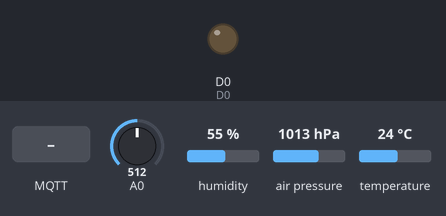
A sketch run on a simulated ESP8266 (NodeMCU). Shown: output pins drawn as LEDs (lit = HIGH). The inputs (shaded band) are chosen by the test bench; at power-on: A0 = 512, humidity 55 %, air pressure 1013 hPa, temperature 24 °C. WiFi joins after 1.5 s; servers stay silent unless stated; no MQTT or app messages arrive unless stated; pins used as bus, display or sensor lines are not drawn; what the sketch prints to the serial monitor is not drawn.

Above: at 2.7 s.
2.8 s: MQTT message "1" arrives on the first subscribed topic
At 11.2 s:
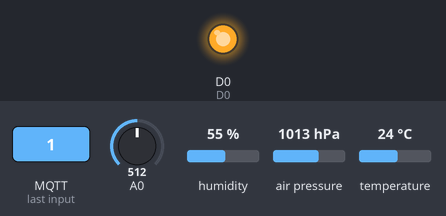
16.8 s: MQTT message "on" arrives on the first subscribed topic
22.4 s: MQTT message "off" arrives on the first subscribed topic
Timing chart, 0 to 33.5 s (numbered marks = the images above; inputs shaded):
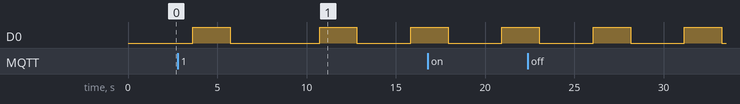

The sketch:

farmIOTv6_Bi_callback.ino
```cpp
// (licence header left out)
#include <PubSubClient.h>
#include <ESP8266WiFi.h>

#include <Adafruit_Sensor.h>
#include <DHT.h>
#include <DHT_U.h>
#include <Adafruit_BMP280.h>

#define wifi_ssid "xxxxxxx"
#define wifi_password "xxxxxx"
#define mqtt_server "192.168.1.100" //pi zero server
uint16_t mqtt_port=1883;
///Only for external brokers
#define ext_mqtt_server "m23.cloudmqtt.com"
uint16_t ext_mqtt_port=10760;
#define username="xxxxxx"
#define mqtt_user "xxxxxx"
#define mqtt_password "xxxxxx"
//topics
#define bmp_pressure "bmp/pressure"
#define bmp_temperature "bmp/temperature"
#define dht_temperature "DHT/temperature"
#define sensor_soil "sensor/soil"
#define dht_humidity "DHT/humidity"
#define i0_topic "GPI/i0"
#define i1_topic "GPI/i1"
#define i2_topic "GPI/i2"
#define DHTTYPE DHT22 //DHT22(AM2302),AM2321
#define state_topic "state"
#define ip_topic "IP"

WiFiClient espClient;
PubSubClient client(espClient);
PubSubClient extClient(espClient);

int DHTPIN=0; //D3

#define DHTTYPE DHT22 //AM23302
DHT_Unified dht(DHTPIN,DHTTYPE);
Adafruit_BMP280 bmp;//I2C

////PinOut del NodeMCU
#define D0 16
#define D1 5 //scl
#define D2 4 //sda
#define D3 0 //dht
#define D4 2 //EnableSensor
#define D5 14 //led
#define D6 12 //led
#define D7 13
#define D8 15
////
long lastMsg=0;
float temp=0.0;
float pressure=0.0;
float newTemp=0.0;
float newPressure=0.0;
int soil=0;
int newSoil=0;
float humidity=0.0;
float newhumidity=0.0;
float newSoilValue=0.0;
float temp1=0.0;
float newTemp1=0.0;
float altitud=0.0;
float newAltitud=0.0;

int err=0;
int MS=10;
int timer=100;
int frecu=0;
int lastSend=0;
////
void callback(char* topic,byte* payload,unsigned int length);

void parpadeo(int frec){
  digitalWrite(D5,HIGH);
  digitalWrite(D6,LOW);
  delay(frec);
  digitalWrite(D5,LOW);
  digitalWrite(D6,HIGH);
  delay(frec);
  digitalWrite(D5,HIGH);
  digitalWrite(D6,LOW);
  delay(frec);
  digitalWrite(D5,LOW);
  digitalWrite(D6,HIGH);
  delay(frec);
}
void setup_wifi(){
  delay(10);
  //Start connection to a WiFi network
  Serial.println();
  Serial.print("Connecting to ");
  Serial.println(wifi_ssid);
  WiFi.begin(wifi_ssid,wifi_password);
  while (WiFi.status() !=WL_CONNECTED){
    delay(500);
    Serial.print(".");
  }
  Serial.println("");
  Serial.println("WiFi connected");
  Serial.print("IP address: ");
  Serial.println(WiFi.localIP());

}
void reconnect(){
  //loop until reconnected
  while (!client.connected()||!extClient.connected()){
    //I don´t use username and password yet , if I´ll want use user and password
    if(client.connect("Sergio",mqtt_user,mqtt_password)&& extClient.connect("Sergio",mqtt_user,mqtt_password))
    //if(client.connect("ESP8266Client"))
    {

        client.subscribe(i0_topic);
        client.subscribe(i1_topic);
//        client.publish(ip_topic,String(WiFi.localIP()),true);
    }else{
      Serial.print("failed, rc=");
      Serial.print(client.state());
      Serial.println(" try again in 5 seconds");
      //wait 5 seconds before retry
      delay(5000);
    }
  }

}
bool checkBound(float newValue,float prevValue,float maxDiff){
  return !isnan(newValue) &&(newValue<prevValue-maxDiff || newValue>prevValue+maxDiff);
}
void setup_sensor(){
  sensor_t sensor;
  dht.begin();
  dht.temperature().getSensor(&sensor);
  dht.humidity().getSensor(&sensor);
  MS=sensor.min_delay/1000;
  Wire.begin();
  if(!bmp.begin()){
    Serial.println("Error BMP");
    const char* alarm_topic="Fallo sensor presion";
  }
  pinMode(D5,OUTPUT);
  pinMode(D0,OUTPUT);
  pinMode(D6,OUTPUT);
}
void setup() {
  Serial.begin(115200);
  //Wire.begin(2,1);
  setup_wifi();
  client.setServer(mqtt_server,mqtt_port);
  client.setCallback(callback);
  extClient.setServer(mqtt_server,18432);
  setup_sensor();
}
void send_to_node(){
  float diffP=100.00;
  float diffT=0.10;
  float diffH=3.00;
  float diffSoil=1.00;
      if(checkBound(newTemp,temp,diffT)){
      temp=newTemp;
      client.publish(dht_temperature,String(temp).c_str(),true);
      extClient.publish(dht_temperature,String(temp).c_str(),true);
      parpadeo(timer);
      Serial.println(temp);
      lastMsg=millis();
     }
    if(checkBound(newSoilValue,soil,diffSoil)){
      soil=newSoilValue;
      client.publish(sensor_soil,String(soil).c_str(),true);
      extClient.publish(sensor_soil,String(soil).c_str(),true);
      parpadeo(timer);
      Serial.println(newSoil);
      lastMsg=millis();
    }
    if(checkBound(newhumidity,humidity,diffH)){
      humidity=newhumidity;
      client.publish(dht_humidity,String(humidity).c_str(),true);
      extClient.publish(dht_humidity,String(humidity).c_str(),true);
      parpadeo(timer);
      Serial.println(humidity);
      lastMsg=millis();
    }
    if(checkBound(newPressure,pressure,diffP)){
      pressure=newPressure;
      client.publish(bmp_pressure,String(pressure).c_str(),true);
      extClient.publish(bmp_pressure,String(pressure).c_str(),true);
      parpadeo(timer);
      Serial.println(pressure);
      lastMsg=millis();
    }
    if(checkBound(newTemp1,temp1,diffT)){
      temp1=newTemp1;
      client.publish(bmp_temperature,String(temp1).c_str(),true);
      extClient.publish(bmp_temperature,String(temp1).c_str(),true);
      parpadeo(timer);
      lastMsg=millis();
    }
}
void read_sensors(){
      read_soil();
      read_dht();
      read_bmp();
}
/////Lecturas de los diferentes sensores
void read_soil(){
  digitalWrite(D0,HIGH);
  delay(100);
  newSoil=analogRead(A0);
  delay(MS); //?
  digitalWrite(D0,LOW);
  newSoilValue=newSoil*(100.0/1023.0);
  Serial.print("DIFF SOIL:");
  Serial.println(soil-newSoilValue);
}
void read_dht(){
        //Get temperature event and print its value
        delay(1000);
      sensors_event_t event;
      dht.temperature().getEvent(&event);
      newTemp=event.temperature;
      //Get humidty event and print its value
      dht.humidity().getEvent(&event);
      newhumidity=event.relative_humidity;
      Serial.print("DIFF TEMP:");
      Serial.println(temp-newTemp);
      Serial.print("DIFF HUM:");
      Serial.println(humidity-newhumidity);
}
void read_bmp(){
      newTemp1=bmp.readTemperature();
      newPressure=bmp.readPressure();
      Serial.print("DIFF P:");
      Serial.println(pressure-newPressure);
      newAltitud=bmp.readAltitude();
}
void callback(char* topic, byte* payload, unsigned int length) {
  //client.publish("bmp/pressure",payload, length);
  //payload es un byte array////
  Serial.print("Message arrived [");
  Serial.print(topic);
  Serial.print("] ");
  int i=0;
  for (i=0;i<length;i++) {
    Serial.print((char)payload[i]);
  }
  Serial.println("");

}
void loop(){

    if(!client.connected()|| !extClient.connected()){
      reconnect();
    }


    //digitalWrite(D5,LOW);
    client.loop();
    parpadeo(500);
    long now=millis();
    if (now-lastMsg>500){
      read_sensors();
    }
    send_to_node();
}
```
